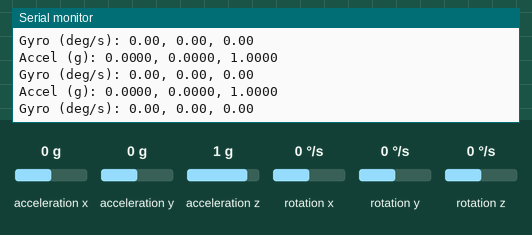
Simulated run of this sketch. Board: Arduino Uno, built with avr-gcc and run on an emulated ATmega328P. Shown: the last lines printed to the serial monitor. Wiring (inferred from the names in the program): MPU-6050 motion sensor at I2C address 0x68. Inputs (shaded band) come from the test bench; at power-on: acceleration x 0 g, acceleration y 0 g, acceleration z 1 g, rotation x 0 °/s, rotation y 0 °/s, rotation z 0 °/s.

Above: at 1.3 s.
1.4 s: acceleration x set to -1.4 g
At 1.43 s:
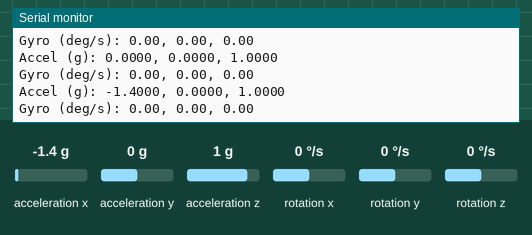
2.9 s: acceleration y set to -1.4 g
At 2.96 s:
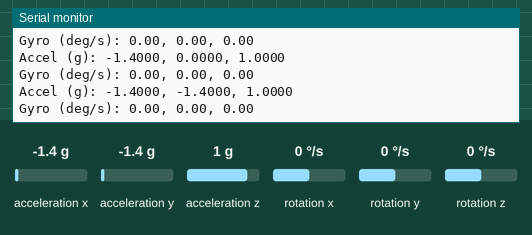
4.4 s: acceleration z set to -1.4 g
At 4.44 s:
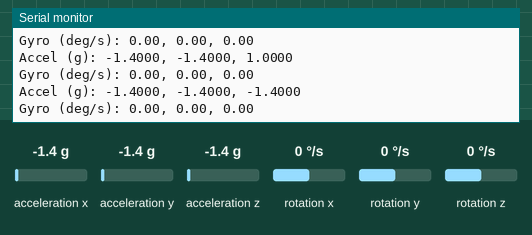
5.9 s: rotation x set to -192 °/s
At 5.92 s:
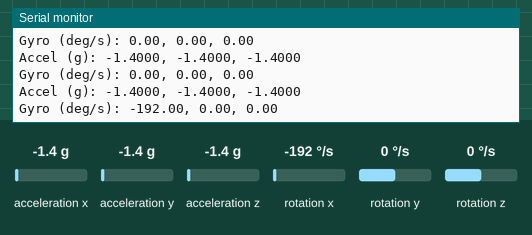
7.4 s: rotation x set to 12 °/s
At 7.4 s:
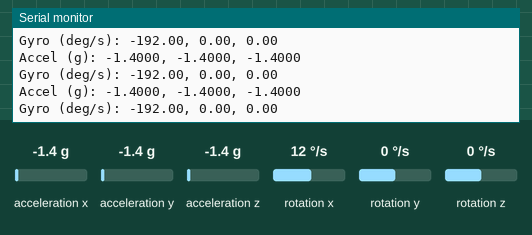
Timing chart, 0 to 10.4 s (numbered marks = the images above; inputs shaded):
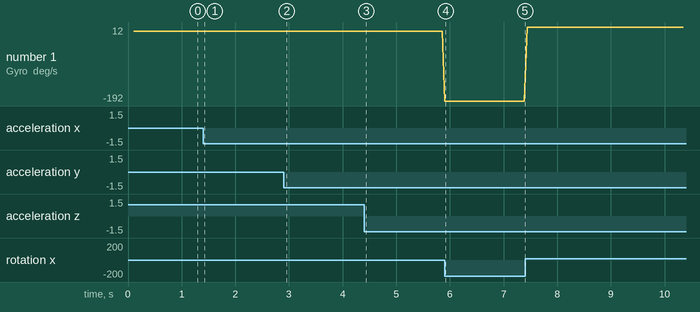

Measured:
- after the input at 1.4 s, the serial monitor: prints a new line at once (image 1)
- after the input at 2.9 s, the serial monitor: prints a new line after 0.05 s (image 2)
- after the input at 4.4 s, the serial monitor: prints a new line at once (image 3)
- after the input at 5.9 s, the serial monitor: prints a new line at once (image 4)
- plotted number 1: 0 → -192 after the input at 5.9 s, -192 → 12 after the input at 7.4 s

The sketch:

high-accuracy-mpu6050.ino
```cpp
#include <Wire.h>

// MPU6050 registers
#define MPU6050_ADDR         0x68
#define ACCEL_CONFIG        0x1C
#define GYRO_CONFIG        0x1B
#define ACCEL_XOUT_H       0x3B
#define TEMP_OUT_H         0x41
#define GYRO_XOUT_H        0x43
#define PWR_MGMT_1        0x6B

// Scale factors
const float ACCEL_SCALE = 8192.0;  // ±4g range (2^15 / 4)
const float GYRO_SCALE = 65.5;     // ±500°/s range (32768 / 500)

void setup() {
  Wire.begin();
  Wire.setClock(400000);  // Set I2C clock to 400kHz for faster communication
  Serial.begin(115200);   // High baud rate for faster data transfer

  // Wake up MPU6050 and set clock source
  writeMPU6050(PWR_MGMT_1, 0x00);

  // Set accelerometer range to ±4g
  writeMPU6050(ACCEL_CONFIG, 0x08);

  // Set gyroscope range to ±500°/s
  writeMPU6050(GYRO_CONFIG, 0x08);

  delay(100);  // Wait for the sensor to stabilize
}

void loop() {
  // Read accelerometer data
  int16_t ax = readMPU6050(ACCEL_XOUT_H);
  int16_t ay = readMPU6050(ACCEL_XOUT_H + 2);
  int16_t az = readMPU6050(ACCEL_XOUT_H + 4);

  // Convert accelerometer data to g's
  float gx = ax / ACCEL_SCALE;
  float gy = ay / ACCEL_SCALE;
  float gz = az / ACCEL_SCALE;

  // Read gyroscope data
  int16_t gyrox = readMPU6050(GYRO_XOUT_H);
  int16_t gyroy = readMPU6050(GYRO_XOUT_H + 2);
  int16_t gyroz = readMPU6050(GYRO_XOUT_H + 4);

  // Convert gyroscope data to °/s
  float wx = gyrox / GYRO_SCALE;
  float wy = gyroy / GYRO_SCALE;
  float wz = gyroz / GYRO_SCALE;

  // Print data
  Serial.print("Accel (g): ");
  Serial.print(gx, 4); Serial.print(", ");
  Serial.print(gy, 4); Serial.print(", ");
  Serial.println(gz, 4);

  Serial.print("Gyro (deg/s): ");
  Serial.print(wx, 2); Serial.print(", ");
  Serial.print(wy, 2); Serial.print(", ");
  Serial.println(wz, 2);

  Serial.println();

  delay(50);  // Adjust delay based on your needs
}

void writeMPU6050(byte reg, byte data) {
  Wire.beginTransmission(MPU6050_ADDR);
  Wire.write(reg);
  Wire.write(data);
  Wire.endTransmission(true);
}

int16_t readMPU6050(byte reg) {
  Wire.beginTransmission(MPU6050_ADDR);
  Wire.write(reg);
  Wire.endTransmission(false);

  Wire.requestFrom(MPU6050_ADDR, 2, true);
  return (Wire.read() << 8) | Wire.read();
}
```
